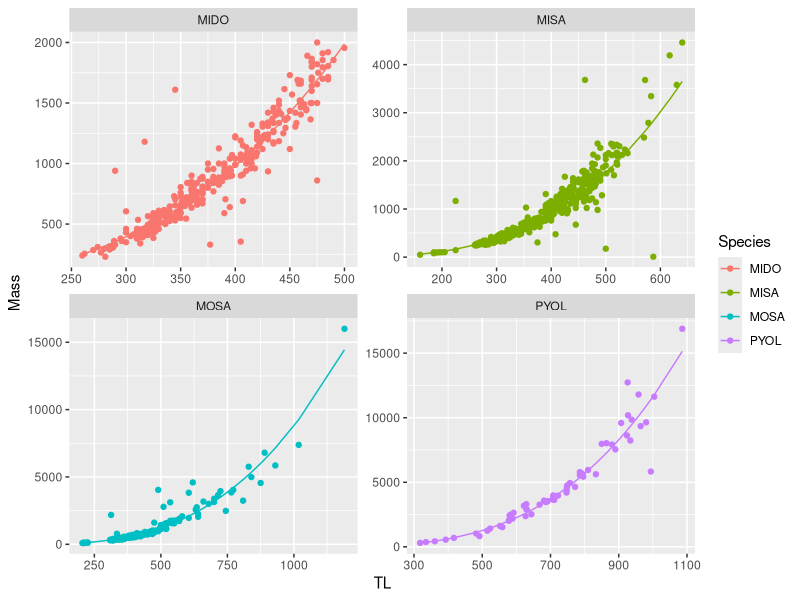
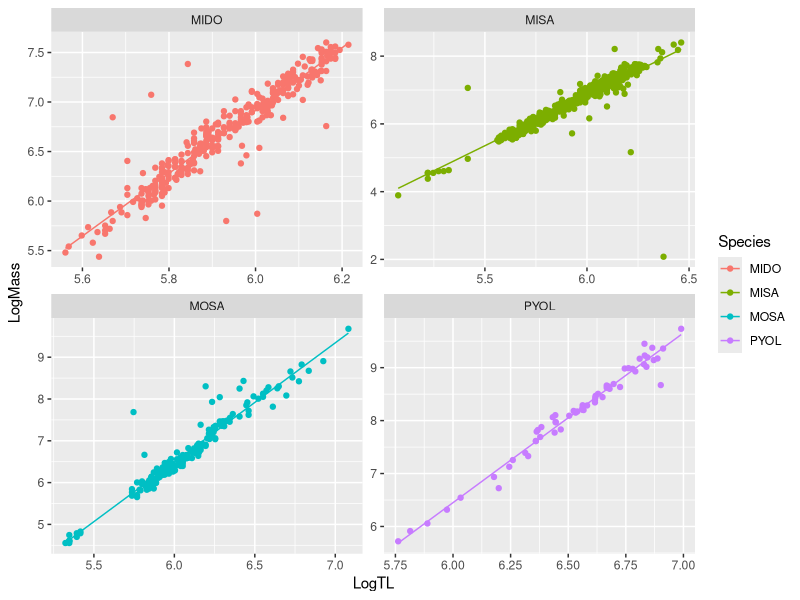

Write R code to recreate these figures, in order.
library(readxl)
library(tidyverse)
library(gridExtra)
library(ggplot2)

flathead <- read.csv("raw_data/flathead.csv") %>% 
  mutate(Date = as.Date(Date, "%m/%d/%Y")) %>%
  mutate(PredMass = .000006*(TL^3.0997)) #length-weight relationship from Granfors (2014)

# USGS data set Mississippi river data 1983 - 2023 
# https://www.umesc.usgs.gov/cgi-bin/ltrmp/fish/fish_query.pl
lt_flathead <- read.csv("raw_data/ltrm_fish_data_flathead_lw.csv") %>%
  rename(TL = length) %>%
  mutate(Species = "PYOL", Mass = as.integer(weight),
         Date = as.Date(sdate,  "%m/%d/%Y"), 
         Reach = NA, Agency = "USGS") %>%
  select(Date, Species, TL, Mass, Reach, Agency)

# USFWS data from Lower Colorado River E. Rasset (2023)
usfws_flathead <- read.csv("raw_data/flathead_usfws_lw.csv") %>%
  rename(TL = Length, Mass = Weight) %>%
  mutate(Species = "PYOL",
         Date = as.Date(Date,  "%m/%d/%Y"),
         Reach = 3) %>%
  select(Date, Species, TL, Mass, Reach, Agency)


others <- read_excel("raw_data/Fish.xlsx") %>% mutate(Date = as.Date(substr(Date,1,6), "%y%m%d")) %>%
  mutate(Species = case_when(Species == 'Largemouth Bass' ~ 'MISA',
                             Species == 'Smallmouth Bass' ~ 'MIDO',
                             Species == 'Striped Bass' ~ 'MOSA')) %>%
  mutate(Reach = as.numeric(gsub('Reach', '', Reach)), Agency = 'USBR') %>%
  rename('TL' = 'Total Length', 'Mass' = 'Weight') %>%
  filter(Reach %in% c('2', '3'), !(Species == 'MISA' & TL > 650))

nonnatives <- rbind(usfws_flathead, others) %>%
  filter(!is.na(TL), !is.na(Mass), TL >= 150) %>%
  mutate(LogTL = log(TL), LogMass = log(Mass))

dataList = list()
coefList = list()

for(i in unique(nonnatives$Species)){
  temp <- nonnatives %>% filter(Species == i)
  model <- lm(LogMass ~ LogTL, temp)
  temp$LogPredMass <- predict(model, newdata = temp, type = 'response')
  dataList[[i]] <- temp
  coefList[[i]] <- coef(model)
}

withMass <- bind_rows(dataList) %>%
  mutate(PredMass = round(exp(LogPredMass),0))

LWCoeff <- bind_rows(coefList, .id = "Species")
LWCoeff <- LWCoeff %>% 
  rename(SlopeTL = LogTL, LogInterceptTL = `(Intercept)`) %>%
  mutate(InterceptTL = exp(LogInterceptTL))

lw_nonnatives <- function(species, TL){
  coeff = LWCoeff %>% filter(Species == species)
  BodyDepth <- round(coeff$InterceptTL*TL^(coeff$SlopeTL), 0)
  return(BodyDepth)
}

rm(dataList, coefList)

# nonnatives <- bind_rows(withMass, flathead)
saveRDS(nonnatives, file = 'nonnatives.rds')
saveRDS(LWCoeff, file = 'nonnativeslw.rds')

ggplot(withMass, aes(x = TL, color = Species)) + geom_point(aes(y = Mass)) + geom_line(aes(y = PredMass)) +
  facet_wrap(~Species, scales = 'free')

ggplot(withMass, aes(x = LogTL, color = Species)) + geom_point(aes(y = LogMass)) + geom_line(aes(y = LogPredMass)) +
  facet_wrap(~Species, scales = 'free')
